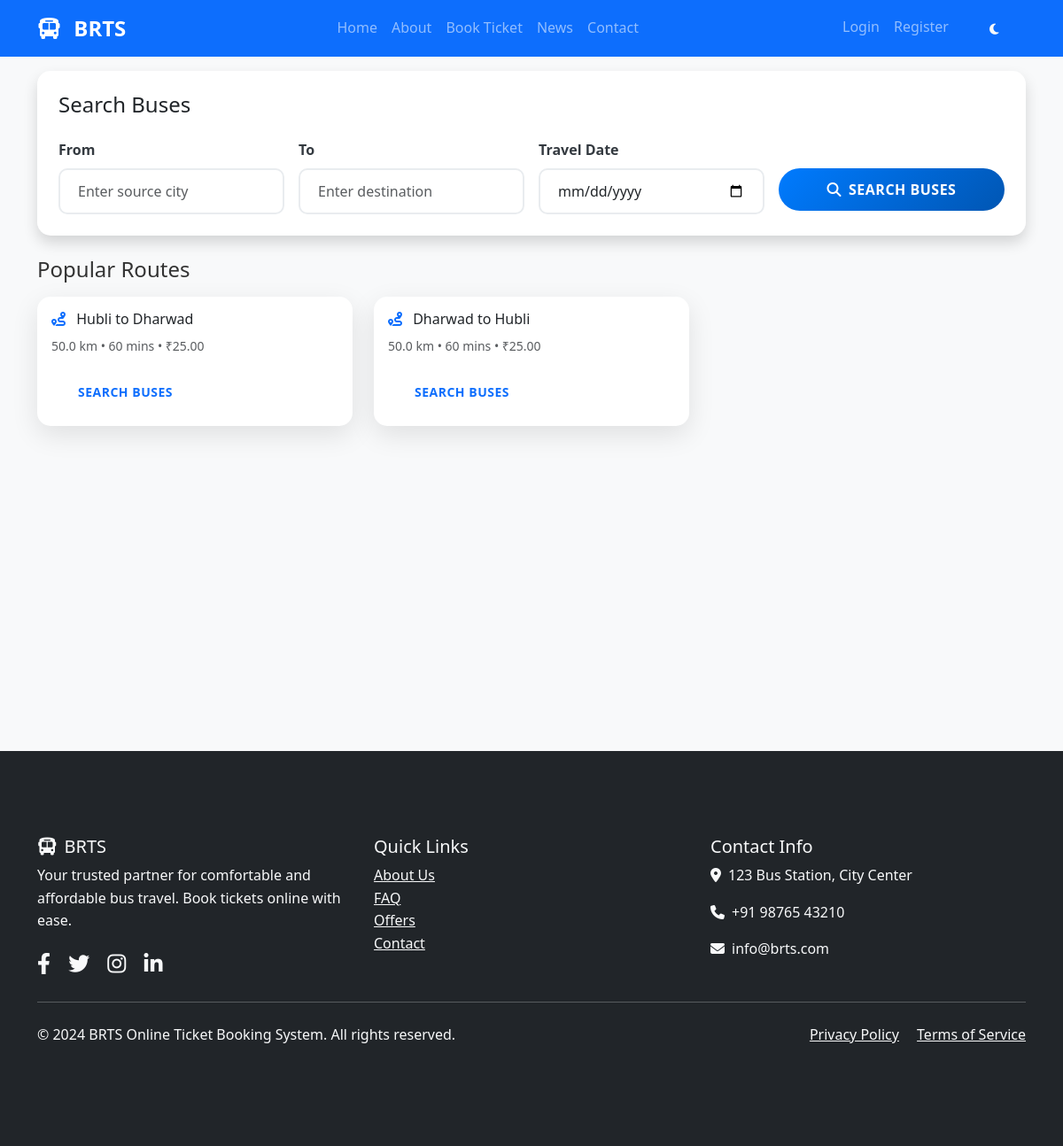
The page /booking/search/ on the database its author committed.
### bus_management/models.py (models this page shows, shortened)
class Route(models.Model):
    name = models.CharField(max_length=100)
    source = models.CharField(max_length=100)
    destination = models.CharField(max_length=100)
    distance = models.FloatField(help_text="Distance in kilometers")
    estimated_time = models.IntegerField(help_text="Estimated travel time in minutes")
    base_fare = models.DecimalField(max_digits=10, decimal_places=2)
    is_active = models.BooleanField(default=True)
    class Meta:
        verbose_name = "Route"
        verbose_name_plural = "Routes"

### booking/views.py (the view, shortened to what this page needs)
# urls.py: path('search/', views.search_bus_view, name='search_bus'),
def search_bus_view(request):
    if Route.objects.count() == 0:
        create_sample_data()
    routes = Route.objects.filter(is_active=True)
    search_results = []
    context = {
        'routes': routes,
        'search_results': search_results,
        'search_params': {
            'source': request.GET.get('source', ''),
            'destination': request.GET.get('destination', ''),
            'date': request.GET.get('date', ''),
        }
    }
    return render(request, 'booking/search_bus.html', context)

### templates/booking/search_bus.html (shortened to what this page needs)
{% extends 'base.html' %}
{% block content %}
<div class="container mt-5">
    <div class="row">
        <div class="col-lg-12">
            <div class="card shadow mb-4">
                <div class="card-body p-4">
                    <h4 class="mb-4">Search Buses</h4>
                    <form method="get" id="searchForm">
                        <div class="row g-3">
                            <div class="col-md-3">
                                <label class="form-label">From</label>
                                <input type="text" class="form-control" name="source" id="source"
                                       value="{{ search_params.source }}" placeholder="Enter source city" required>
                            </div>
                            <div class="col-md-3">
                                <label class="form-label">To</label>
                                <input type="text" class="form-control" name="destination" id="destination"
                                       value="{{ search_params.destination }}" placeholder="Enter destination" required>
                            </div>
                            <div class="col-md-3">
                                <label class="form-label">Travel Date</label>
                                <input type="date" class="form-control" name="date" id="travelDate"
                                       value="{{ search_params.date }}" required>
                            </div>
                            <div class="col-md-3">
                                <label class="form-label">&nbsp;</label>
                                <div class="d-grid">
                                    <button type="submit" class="btn btn-primary">
                                        <i class="fas fa-search me-2"></i>Search Buses
                                    </button>
                                </div>
                            </div>
                        </div>
                    </form>
                </div>
            </div>
            {% if search_results %}
                <h4 class="mb-3">Available Buses ({{ search_results|length }} routes found)</h4>
                {% for result in search_results %}
                    <div class="card mb-4">
                        <div class="card-header bg-primary text-white">
                            <h5 class="mb-0">
                                <i class="fas fa-route me-2"></i>
                                {{ result.route.source }} to {{ result.route.destination }}
                            </h5>
                        </div>
                        <div class="card-body">
                            <div class="row mb-3">
                                <div class="col-md-3">
                                    <strong>Distance:</strong> {{ result.route.distance }} km
                                </div>
                                <div class="col-md-3">
                                    <strong>Duration:</strong> {{ result.route.estimated_time }} mins
                                </div>
                                <div class="col-md-3">
                                    <strong>Base Fare:</strong> ₹{{ result.route.base_fare }}
                                </div>
                                <div class="col-md-3">
                                    <strong>Stops:</strong> {{ result.route.stops|length }} stops
                                </div>
                            </div>
                            <h6 class="mb-3">Available Buses:</h6>
                            {% for schedule_data in result.schedules %}
                                <div class="border rounded p-3 mb-3">
                                    <div class="row align-items-center">
                                        <div class="col-md-3">
                                            <h6 class="mb-1">{{ schedule_data.schedule.bus.bus_number }}</h6>
                                            <small class="text-muted">{{ schedule_data.schedule.bus.bus_type|title }}</small>
                                        </div>
                                        <div class="col-md-2">
                                            <strong>Departure:</strong><br>
                                            {{ schedule_data.schedule.departure_time }}
                                        </div>
                                        <div class="col-md-2">
                                            <strong>Arrival:</strong><br>
                                            {{ schedule_data.schedule.arrival_time }}
                                        </div>
                                        <div class="col-md-2">
                                            <strong>Available Seats:</strong><br>
                                            <span class="badge bg-success">{{ schedule_data.available_seats }}</span>
                                        </div>
                                        <div class="col-md-2">
                                            <strong>Fare:</strong><br>
                                            <span class="text-primary h5">₹{{ schedule_data.fare }}</span>
                                        </div>
                                        <div class="col-md-1">
                                            <a href="{% url 'booking:bus_details' schedule_data.schedule.id %}"
                                               class="btn btn-sm btn-primary">
                                                View
                                            </a>
                                        </div>
                                    </div>
                                </div>
                            {% endfor %}
                        </div>
                    </div>
                {% endfor %}
            {% elif request.GET %}
                <div class="alert alert-info">
                    <i class="fas fa-info-circle me-2"></i>
                    No buses found for the selected route and date. Please try different search criteria.
                </div>
            {% else %}
                <h4 class="mb-3">Popular Routes</h4>
                <div class="row">
                    {% for route in routes %}
                        <div class="col-md-4 mb-3">
                            <div class="card">
                                <div class="card-body">
                                    <h6 class="card-title">
                                        <i class="fas fa-route text-primary me-2"></i>
                                        {{ route.source }} to {{ route.destination }}
                                    </h6>
                                    <p class="card-text">
                                        <small class="text-muted">
                                            {{ route.distance }} km • {{ route.estimated_time }} mins • ₹{{ route.base_fare }}
                                        </small>
                                    </p>
                                    <button class="btn btn-sm btn-outline-primary"
                                            onclick="fillSearchForm('{{ route.source }}', '{{ route.destination }}')">
                                        Search Buses
                                    </button>
                                </div>
                            </div>
                        </div>
                    {% empty %}
                        <div class="col-12">
                            <p class="text-muted">No routes available at the moment.</p>
                        </div>
                    {% endfor %}
                </div>
            {% endif %}
        </div>
    </div>
</div>
{% endblock %}

### static/css/style.css (style rules this page uses)
:root { --primary-color: #007bff; --secondary-color: #6c757d; --success-color: #28a745; --danger-color: #dc3545; --warning-color: #ffc107; --info-color: #17a2b8; --light-color: #f8f9fa; --dark-color: #343a40; --primary-gradient: linear-gradient(135deg, #007bff 0%, #0056b3 100%); --success-gradient: linear-gradient(135deg, #28a745 0%, #20c997 100%); --danger-gradient: linear-gradient(135deg, #dc3545 0%, #c82333 100%); }
body { font-family: 'Segoe UI', Tahoma, Geneva, Verdana, sans-serif; background-color: #f8f9fa; color: #333; line-height: 1.6; }
.card { border: none; border-radius: 15px; box-shadow: 0 10px 30px rgba(0, 0, 0, 0.1); transition: all 0.3s ease; overflow: hidden; }
.btn { border-radius: 50px; font-weight: 600; padding: 12px 30px; transition: all 0.3s ease; border: none; text-transform: uppercase; letter-spacing: 0.5px; }
.btn-primary { background: var(--primary-gradient); }
.form-control { border-radius: 10px; border: 2px solid #e9ecef; padding: 12px 20px; transition: all 0.3s ease; }
.form-label { font-weight: 600; color: var(--dark-color); margin-bottom: 0.5rem; }

### rows shown on the page
Route: source "Hubli", destination "Dharwad", distance "50.0", estimated_time "60", base_fare "25.00"
Route: source "Dharwad", destination "Hubli", distance "50.0", estimated_time "60", base_fare "25.00"
